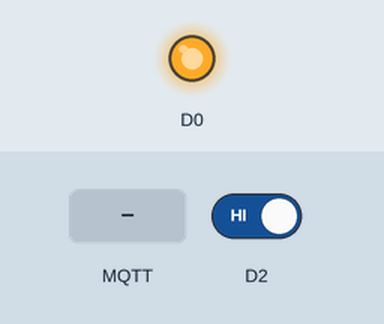
Simulated run of this sketch. Board: ESP8266 (NodeMCU). On the bench: output pins drawn as LEDs (lit = HIGH). Dashed ring = blinking. The test bench sets the inputs (shaded band); at power-on: D2 HIGH. WiFi joins after 1.5 s; servers stay silent unless stated; EEPROM starts erased; no MQTT or app messages arrive unless stated; what the sketch prints to the serial monitor is not drawn.

Above: at 2.7 s.
2.8 s: D2 driven LOW
At 2.9 s:
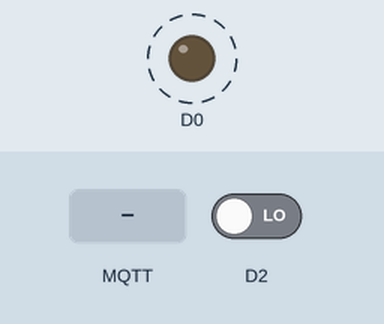
5.8 s: MQTT message "ON" arrives on the first subscribed topic
11.8 s: D2 driven HIGH
At 11.8 s:
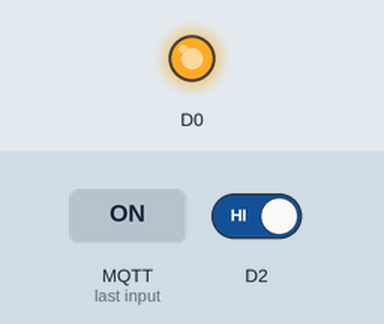
Timing chart, 0 to 14.8 s (numbered marks = the images above; inputs shaded):
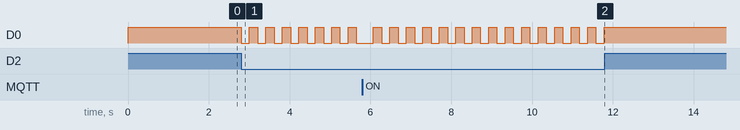

The sketch:

Relay.ino
```cpp
#include <ESP8266WiFi.h>
#include <PubSubClient.h>
#include <EEPROM.h>

/************************* WiFi Access Point *********************************/

#define WLAN_SSID       "TuRedWiFi"
#define WLAN_PASS       "contrasena"

/*************************** Device Setup ************************************/

//"Constant" char*
char* introduce = "Device: ";
// MQTT client ID and device's main topic
char* clientId = "habitacion/rele";
char* code_version = "1.2";


/*************** ESP8266 WiFi client for comunications *********************/

// Create an ESP8266 WiFiClient class to connect to the MQTT server.
WiFiClient client;

/*************************** MQTT Broker IP ***********************************/

IPAddress server(192, 168, 1, 50);

/**************************** MQTT Setup ***********************************/

// Callback function header
void callback(char* topic, byte* payload, unsigned int length);

PubSubClient mqtt_client(server, 1883, callback, client);
//General global variables
long lastMsg = 0;
char msg[50];
int value = 0;
String ip_address = "";
int outputEEPROM = 10;


void setup() {
  EEPROM.begin(16);
  Serial.begin(115200);
  delay(10);
/****************** Pins setup **************************/
  pinMode(D0, OUTPUT);
  bool lastState = EEPROM.read(outputEEPROM);
  Serial.println("");
  Serial.print("Output state: ");
  Serial.print(lastState);
  digitalWrite(D0, lastState);
  pinMode(D2, INPUT);


  /***************** Boot info **************************/
  // Connect to WiFi access point.
  Serial.println(); Serial.println();
  Serial.print("Connecting to ");
  Serial.println(WLAN_SSID);
  WiFi.begin(WLAN_SSID, WLAN_PASS);
  while (WiFi.status() != WL_CONNECTED) {
    delay(500);
    checkPushButton();
    Serial.print(".");
  }
  Serial.println();
  Serial.println("WiFi connected");
  Serial.println("IP address: "); Serial.println(WiFi.localIP());
  ip_address = String(WiFi.localIP()[0]) + String(".") +  String(WiFi.localIP()[1]) + String(".") +  String(WiFi.localIP()[2]) + String(".") +  String(WiFi.localIP()[3]);

  //Conect to MQTT broker
  reconnect(true);


}

void loop() {

  //Read the push button as LOW Level
  checkPushButton();

  if (!mqtt_client.connected()) {
    reconnect(false);
  }

  if (WiFi.status() == WL_DISCONNECTED) {
    Serial.println("WiFi connection lost");
    WiFi.begin(WLAN_SSID, WLAN_PASS);
    while (WiFi.status() != WL_CONNECTED) {
      delay(500);
      checkPushButton();
      Serial.print(".");
    }
    Serial.println("WiFi connection recovered");
  }

  mqtt_client.loop();

}

void checkPushButton(){
  if (digitalRead(D2) == LOW){
      if (digitalRead(D0) == HIGH){
        digitalWrite(D0, LOW);
        EEPROM.write(outputEEPROM, 0);
        EEPROM.commit();
        if (mqtt_client.connected())
          mqtt_client.publish(clientId, "OFF");
      } else  {
        digitalWrite(D0, HIGH);
        EEPROM.write(outputEEPROM, 1);
        EEPROM.commit();
        if (mqtt_client.connected())
          mqtt_client.publish(clientId, "ON");
      }
      delay(200);
  }
}

void callback(char* topic, byte* payload, unsigned int length) {
  Serial.print("Message arrived [");
  Serial.print(topic);
  Serial.print("] ");
  for (int i = 0; i < length; i++) {
    Serial.print((char)payload[i]);
  }
  Serial.println();
  String topic_str = String((char *)topic);
  if ( topic_str.indexOf(clientId) >= 0){
    //Change the realay output
    String payload_str = String((char *)payload);

    if ( payload_str.indexOf("ON") >= 0) {
      digitalWrite(D0, HIGH);
      EEPROM.write(outputEEPROM, 1);
      EEPROM.commit();
    } else if ( payload_str.indexOf("OFF") >= 0) {
      digitalWrite(D0, LOW);
      EEPROM.write(outputEEPROM, 0);
      EEPROM.commit();
    }
  }

}

void reconnect(bool first_run) {
  // Loop until we're reconnected
  if (!mqtt_client.connected()) {
    Serial.print("Connecting to MQTT broker");
    // Attempt to connect
    if (mqtt_client.connect(clientId)) {
      Serial.println("MQTT broker connected");
      // Once connected, publish an announcement...
      strcat(introduce, clientId);
      if (first_run)
        strcat(introduce, " Initial Signal: ");
      else
        strcat(introduce, " Reconnect Signal: ");

      String rssi = String(WiFi.RSSI());
      strcat(introduce, rssi.c_str());
      strcat(introduce, " dBm Version: ");
      strcat(introduce, code_version);
      strcat(introduce, " IP: ");
      strcat(introduce, ip_address.c_str());

      mqtt_client.publish("devices", introduce);
      strcpy(introduce, "Device. ");
      // ... and resubscribe to topis
      mqtt_client.subscribe(clientId);  //Main topic
      mqtt_client.subscribe("info");    //Info topic
    } else {
      Serial.print("MQTT broker failed, rc=");
      Serial.print(mqtt_client.state());
      Serial.println(" try again in 1 seconds");
      // Wait 1 seconds before retrying
      delay(1000);
    }
  }
}
```

Measured:
- after the input at 2.8 s, D0: alternates HIGH for 0.20 s and LOW for 0.20 s, starting at once
- after the input at 11.8 s, D0: stops changing and stays HIGH
